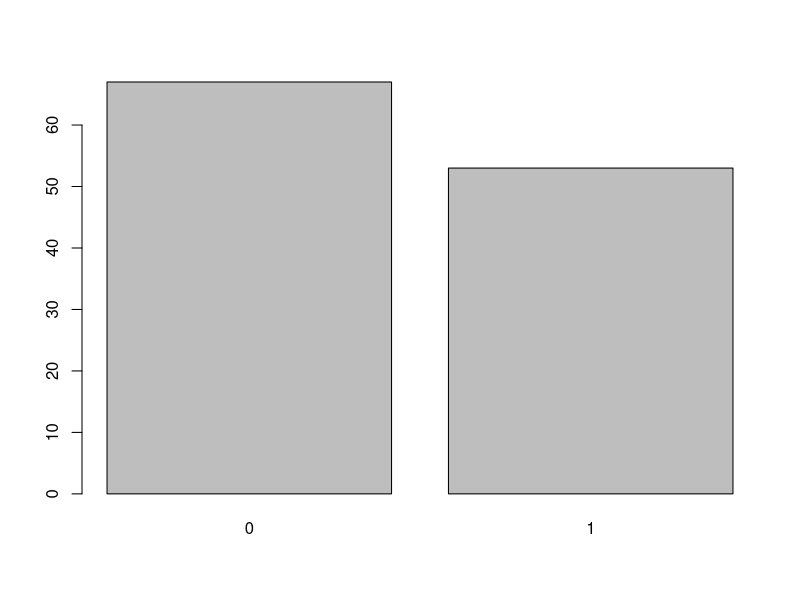
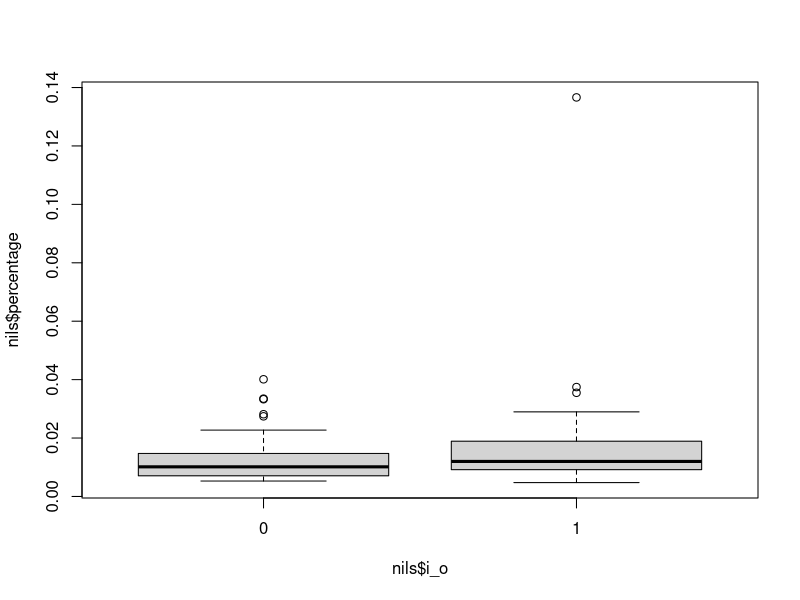
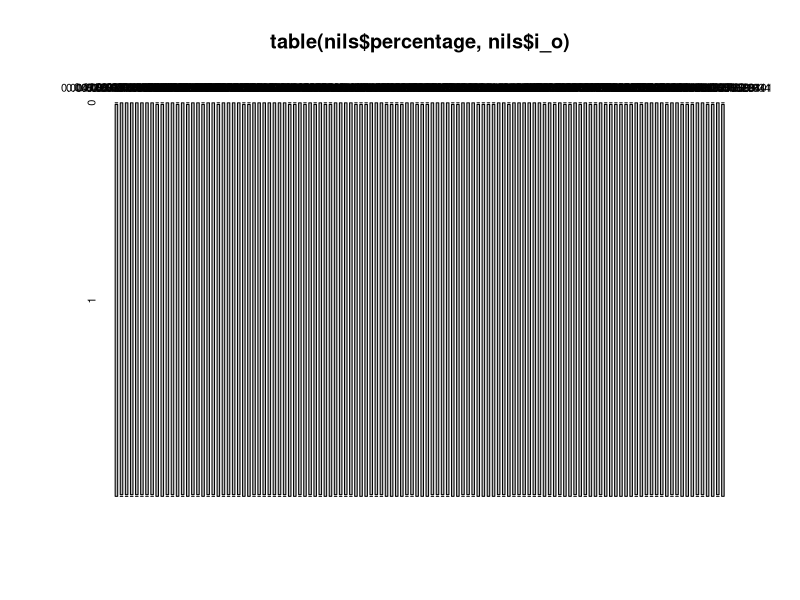
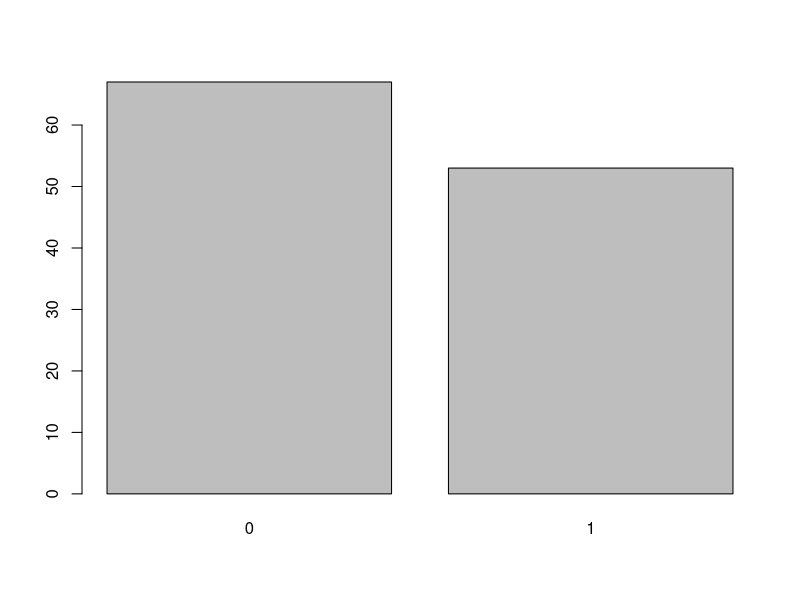

Write the R code that produced these figures, in order.
nils <- read.csv("41330723.csv", stringsAsFactors = FALSE)
nils <- nils[1:120,]
nils <- nils[-1]

n <- length(nils)
for (i in 1:2){
  nils[[i]] <- gsub("\\,", "", nils[[i]])
  nils[[i]] <- as.numeric(nils[[i]])
  }
for (i in 1:length(nils$Inside.Outside.Footprint)){
  if (nils$Inside.Outside.Footprint[i] == "Inside"){
    nils$Inside.Outside.Footprint[i] = 1
  } else {
    nils$Inside.Outside.Footprint[i] = 0
  }
}

nils$Inside.Outside.Footprint <- as.numeric(nils$Inside.Outside.Footprint)


### models ####
m_1 <- lm(nils$Households.with.Account ~., data = nils)
summary(m_1)
library(lmtest)
resettest(m_1 , power=2, type="regressor")
resettest(m_1 , power=2, type="fitted") 

m_2 <- lm(nils$Households.with.Account ~ nils$Total.Households.in.Area, data = nils)
summary(m_2)

m_3 <- lm(nils$Households.with.Account ~ nils$Total.Households.in.Area*nils$Inside.Outside.Footprint, data = nils)
summary(m_3)

m_4 <- lm(nils$Households.with.Account ~ nils$Total.Households.in.Area + I(nils$Total.Households.in.Area^2) , data = nils)
summary(m_4)

percentage <- nils$Households.with.Account/nils$Total.Households.in.Area

nils <- cbind(nils, percentage)
names(nils)[1] <- "total_h"
names(nils)[2] <- "account_h"
names(nils)[3] <- "i_o"
m_5 <- lm(nils$percentage ~ nils$i_o, data = nils)
summary(m_5)

## exploring things 
cor(nils)
i_o.freq = table(nils$i_o)
barplot(i_o.freq)
boxplot(nils$percentage ~ nils$i_o)
by(nils$percentage, nils$i_o, summary)
mosaicplot(table(nils$percentage, nils$i_o))
barplot(table(nils$i_o))
